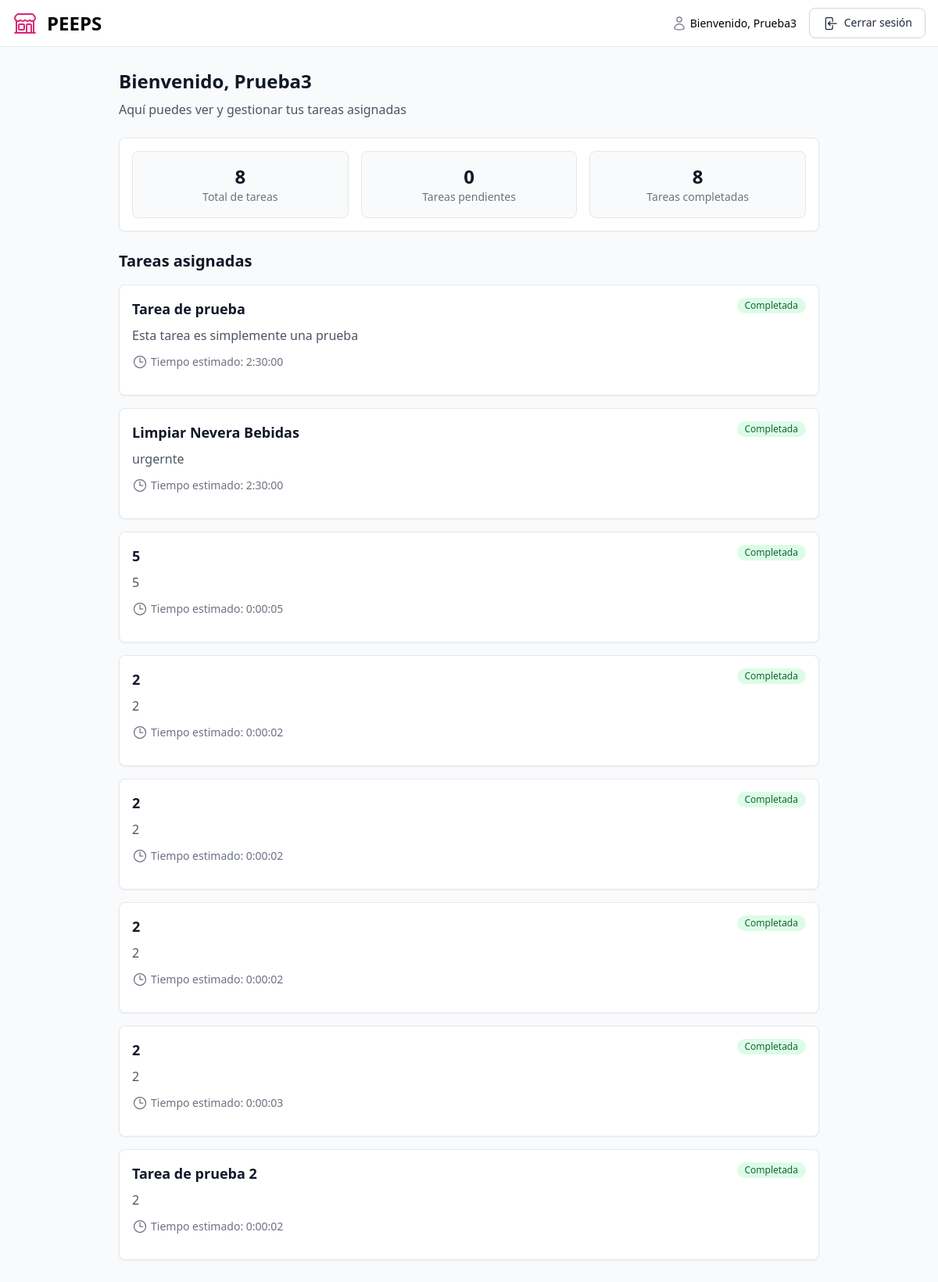
Page /empleado/ (signed in) on the committed database.
### tasks/models.py (models this page shows, shortened)
class Tarea(models.Model):
    titulo = models.CharField(max_length=200)
    descripcion = models.TextField()
    jefe = models.ForeignKey(User, on_delete=models.CASCADE, related_name='tareas_creadas')
    empleados = models.ManyToManyField(EmpleadoPerfil, related_name='tareas_asignadas')
    tiempo_estimado = models.DurationField()
    fecha_asignacion = models.DateTimeField(auto_now_add=True)
    completada = models.BooleanField(default=False)
    fecha_completada = models.DateTimeField(null=True, blank=True)
    aceptada_por = models.ManyToManyField(EmpleadoPerfil, blank=True, related_name="tareas_aceptadas")
    PRIORIDADES = [
        ('Baja', 'Baja'),
        ('Media', 'Media'),
        ('Alta', 'Alta'),
    ]
    prioridad = models.CharField(max_length=10, choices=PRIORIDADES, default='Media')

### tasks/views.py (the view)
# urls.py: path('empleado/', views.dashboard_empleado, name='dashboard_empleado'),  # Dashboard del empleado
@login_required
def dashboard_empleado(request):
    notificaciones = Notificacion.objects.filter(usuario=request.user, leida=False).order_by('-fecha')
    perfil = EmpleadoPerfil.objects.get(user=request.user)
    tareas = Tarea.objects.filter(empleados=perfil)
    tareas_pendientes = tareas.filter(completada=False)
    tareas_completadas = tareas.filter(completada=True)
    if request.method == 'POST':
        tarea_id = request.POST.get('tarea_id')
        tarea = Tarea.objects.get(id=tarea_id)
        form = EvidenciaForm(request.POST, request.FILES)
        if form.is_valid():
            evidencia = form.save(commit=False)
            evidencia.empleado = perfil
            evidencia.tarea = tarea
            evidencia.save()
            tarea.completada = True
            tarea.fecha_completada = timezone.now()
            Notificacion.objects.create(
            usuario=tarea.jefe,
            mensaje=f"{request.user.username} ha completado la tarea: {tarea.titulo}")
            tarea.save()
            return redirect('dashboard_empleado')
    else:
        form = EvidenciaForm()
    return render(request, 'dashboard_empleado.html', {
        'tareas': tareas,
        'tareas_pendientes': tareas_pendientes,
        'tareas_completadas': tareas_completadas,
        'form': form,
        'notificaciones': notificaciones
    })

### tasks/templates/dashboard_empleado.html (shortened to what this page needs)
{% load widget_tweaks %}
<!DOCTYPE html>
<html lang="es">
<head>
  <script src="https://cdn.tailwindcss.com"></script>
</head>
<body class="bg-gray-50">
  <div class="min-h-screen flex flex-col">
    <nav class="bg-white border-b border-gray-200 px-4 py-2.5 fixed left-0 right-0 top-0 z-50">
      <div class="flex flex-wrap justify-between items-center">
        <div class="flex items-center">
          <span class="self-center text-2xl font-semibold whitespace-nowrap">PEEPS</span>
        </div>
        <div class="flex items-center">
          <div class="flex items-center mr-4">
            <span class="text-sm font-medium">Bienvenido, {{ request.user.username }}</span>
          </div>
          <a href="{% url 'logout' %}"
            class="text-gray-800 hover:bg-gray-50 focus:ring-4 focus:ring-gray-300 font-medium rounded-lg text-sm px-4 py-2 border border-gray-300">
            Cerrar sesión
          </a>
        </div>
      </div>
    </nav>
    <div class="flex flex-1 pt-16">
      <main class="w-full p-6">
        <div class="max-w-4xl mx-auto">
          <div class="mb-6">
            <h2 class="text-2xl font-bold text-gray-900 mb-2">Bienvenido, {{ request.user.username }}</h2>
            <p class="text-gray-600">Aquí puedes ver y gestionar tus tareas asignadas</p>
          </div>
          <div class="bg-white rounded-lg border border-gray-200 p-4 shadow-sm mb-6">
            <div class="grid grid-cols-1 md:grid-cols-3 gap-4">
              <div class="bg-gray-50 rounded-lg p-4 border border-gray-200 text-center">
                <p class="text-2xl font-bold text-gray-900">{{ tareas|length }}</p>
                <p class="text-sm text-gray-500">Total de tareas</p>
              </div>
              <div class="bg-gray-50 rounded-lg p-4 border border-gray-200 text-center">
                <p class="text-2xl font-bold text-gray-900">{{ tareas_pendientes|length }}</p>
                <p class="text-sm text-gray-500">Tareas pendientes</p>
              </div>
              <div class="bg-gray-50 rounded-lg p-4 border border-gray-200 text-center">
                <p class="text-2xl font-bold text-gray-900">{{ tareas_completadas|length }}</p>
                <p class="text-sm text-gray-500">Tareas completadas</p>
              </div>
            </div>
          </div>
          <h3 class="text-xl font-bold text-gray-900 mb-4">Tareas asignadas</h3>
          {% for tarea in tareas %}
          <div class="bg-white rounded-lg border border-gray-200 p-4 shadow-sm mb-4">
            <div class="flex justify-between items-start mb-2">
              <h4 class="text-lg font-semibold text-gray-900">{{ tarea.titulo }}</h4>
              <span
                class="px-2.5 py-0.5 text-xs font-medium rounded-full {% if tarea.completada %}bg-green-100 text-green-800{% else %}bg-yellow-100 text-yellow-800{% endif %}">
                {% if tarea.completada %}Completada{% else %}Pendiente{% endif %}
              </span>
            </div>
            <p class="text-gray-600 mb-3">{{ tarea.descripcion }}</p>
            <div class="flex items-center text-sm text-gray-500 mb-4">
              <svg xmlns="http://www.w3.org/2000/svg" fill="none" viewBox="0 0 24 24" stroke-width="1.5"
                stroke="currentColor" class="w-5 h-5 mr-1">
                <path stroke-linecap="round" stroke-linejoin="round"
                  d="M12 6v6h4.5m4.5 0a9 9 0 1 1-18 0 9 9 0 0 1 18 0Z" />
              </svg>
              Tiempo estimado: {{ tarea.tiempo_estimado }}
            </div>
          </div>
          {% endfor %}
        </div>
      </main>
    </div>
  </div>
</body>
</html>

### rows in the picture
Tarea: titulo "Tarea de prueba", completada "Completada", descripcion "Esta tarea es simplemente una prueba", tiempo_estimado "2:30:00"
Tarea: titulo "Limpiar Nevera Bebidas", completada "Completada", descripcion "urgernte", tiempo_estimado "2:30:00"
Tarea: titulo "5", completada "Completada", descripcion "5", tiempo_estimado "0:00:05"
Tarea: titulo "2", completada "Completada", descripcion "2", tiempo_estimado "0:00:02"
Tarea: titulo "2", completada "Completada", descripcion "2", tiempo_estimado "0:00:02"
Tarea: titulo "2", completada "Completada", descripcion "2", tiempo_estimado "0:00:02"
Tarea: titulo "2", completada "Completada", descripcion "2", tiempo_estimado "0:00:03"
Tarea: titulo "Tarea de prueba 2", completada "Completada", descripcion "2", tiempo_estimado "0:00:02"

### other values in the picture
{{ request.user.username }} "Prueba3"
{{ tareas|length }} "8"
{{ tareas_pendientes|length }} "0"
{{ tareas_completadas|length }} "8"
